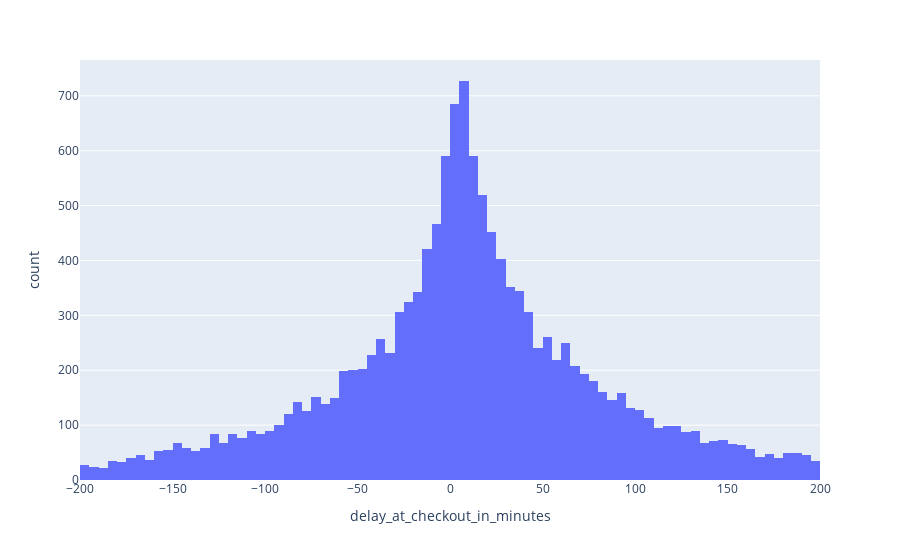

Notebook code cell kept with this figure:
### Code cell
df_ended = df[df["state"]=="ended"][["rental_id","delay_at_checkout_in_minutes"]]
fig = px.histogram(df_ended, x="delay_at_checkout_in_minutes", nbins=100)
fig.update_traces(xbins=dict( # bins used for histogram
        start=-200.0,
        end=200.0,
        size=5
    ))
fig.show()

### Figure 1 — Plotly figure (JSON) as saved in the notebook; plotly's stock layout.template omitted (floating-point values rounded to 4 significant figures; data arrays with more than 128 entries replaced by an {"elided": "..."} marker saying what was removed)
{"data": [{"bingroup": "x", "hovertemplate": "delay_at_checkout_in_minutes=%{x}<br>count=%{y}<extra></extra>", "legendgroup": "", "marker": {"color": "#636efa", "pattern": {"shape": ""}}, "name": "", "nbinsx": 100, "orientation": "v", "showlegend": false, "type": "histogram", "x": {"elided": "18045 float values"}, "xaxis": "x", "xbins": {"end": 200, "size": 5, "start": -200}, "yaxis": "y"}], "layout": {"barmode": "relative", "legend": {"tracegroupgap": 0}, "margin": {"t": 60}, "xaxis": {"anchor": "y", "domain": [0, 1], "title": {"text": "delay_at_checkout_in_minutes"}}, "yaxis": {"anchor": "x", "domain": [0, 1], "title": {"text": "count"}}}}
